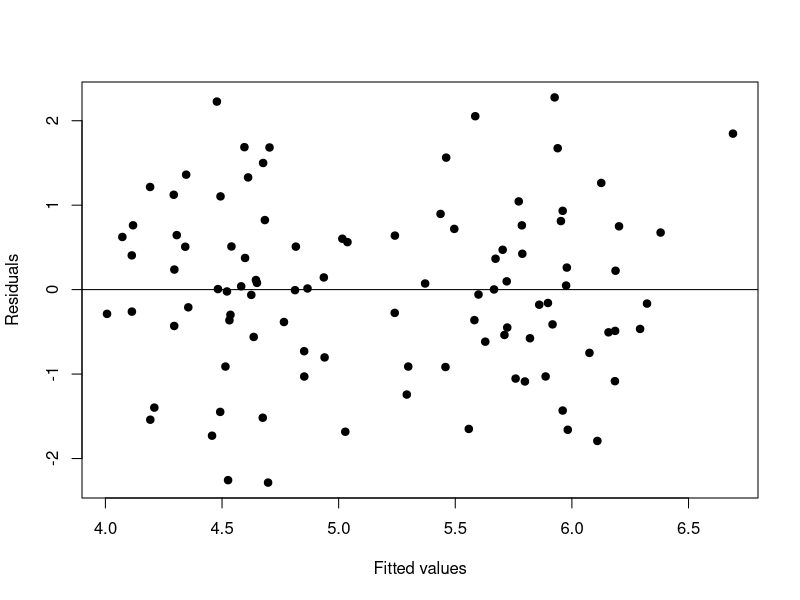
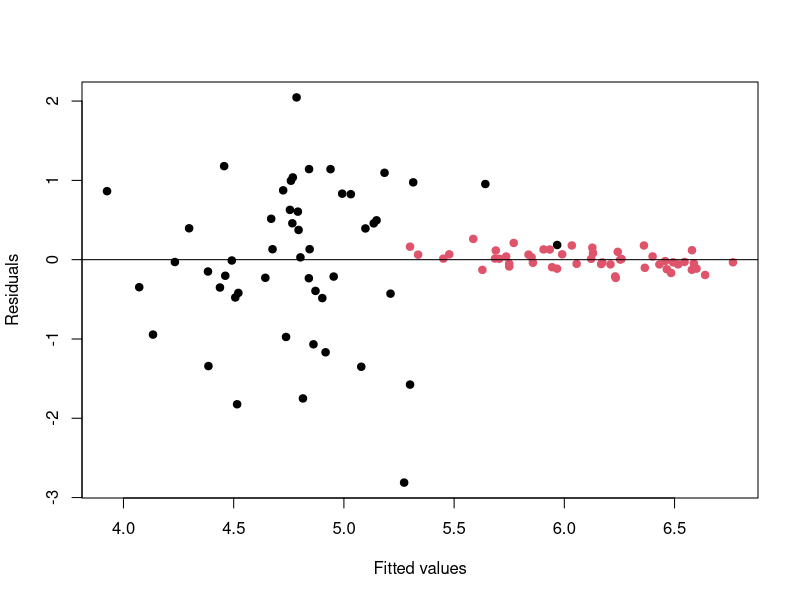
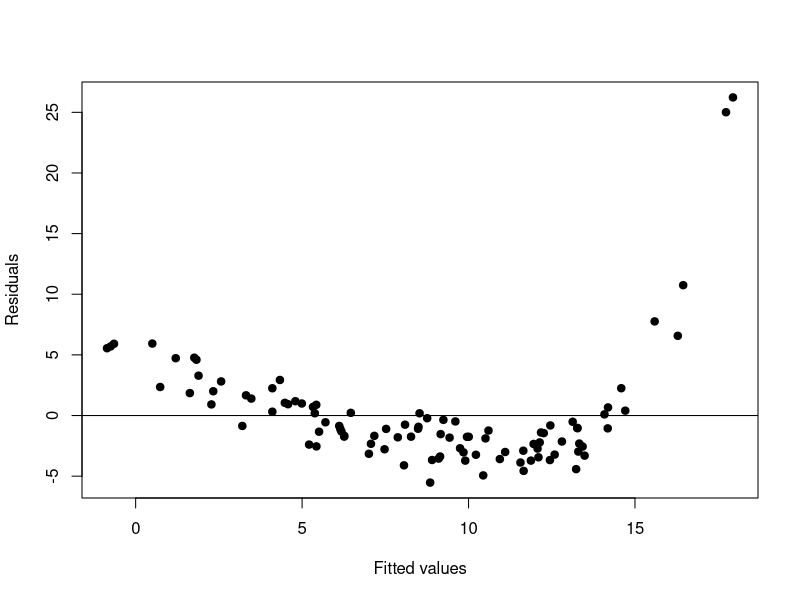
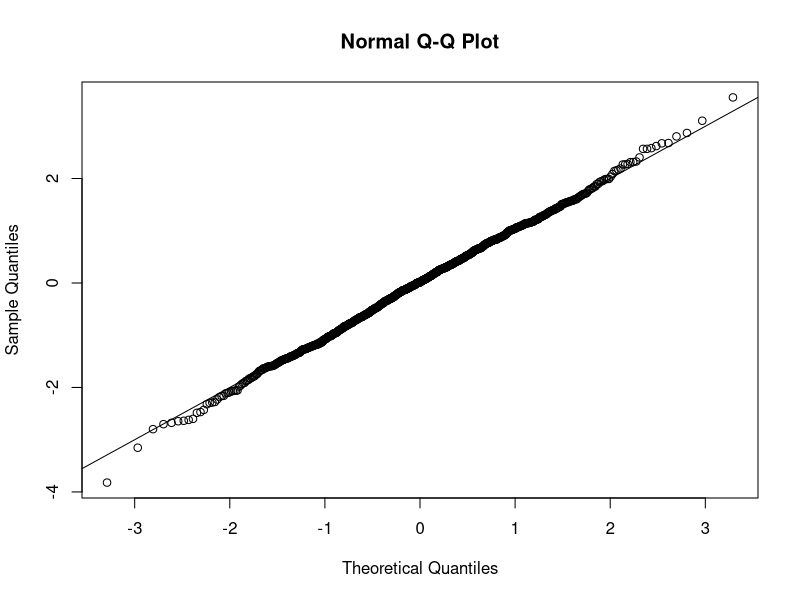
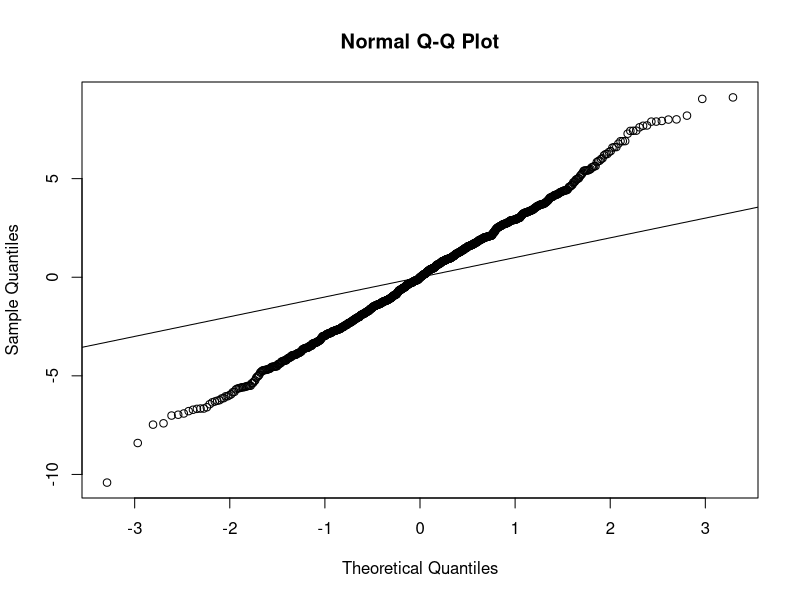
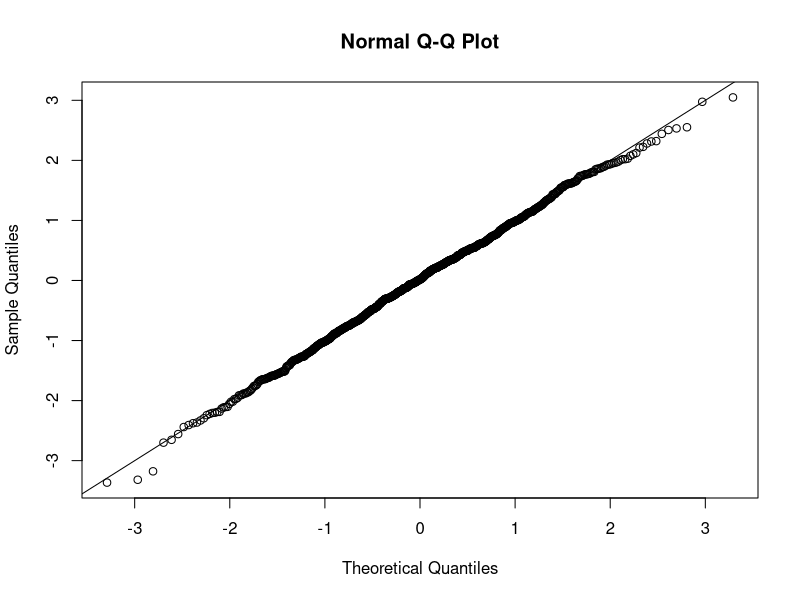
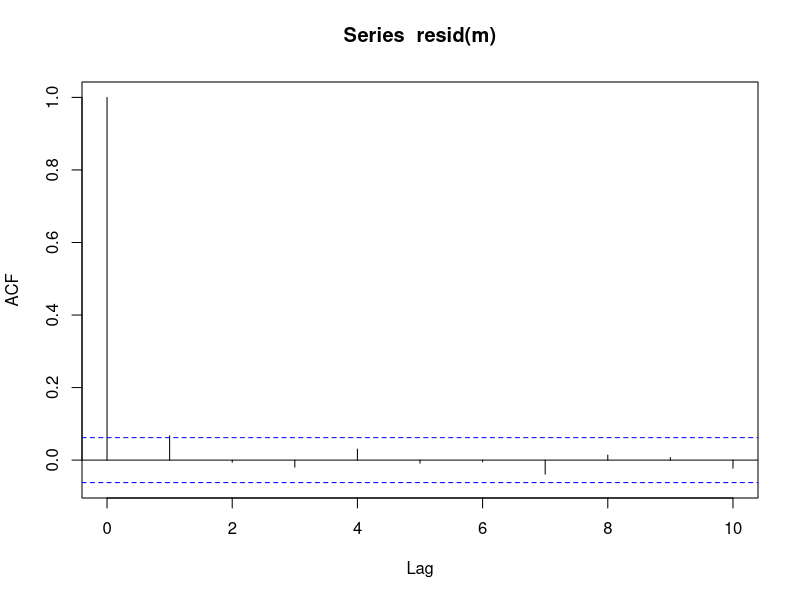

The R source for these figures, in order:
## ---- chunk 1
knitr::opts_chunk$set(echo = TRUE)
library(MASS)
def.chunk.hook  <- knitr::knit_hooks$get("chunk")
knitr::knit_hooks$set(chunk = function(x, options) {
  x <- def.chunk.hook(x, options)
  ifelse(options$size != "normalsize", paste0("\\", options$size,"\n\n", x, "\n\n \\normalsize"), x)
})
## ---- chunk 2
# Generate data
z = rnorm(1000)
x = 0.5*rnorm(1000) + 0.5*z # Z is a confounder for X
y = 0.3 + 2*x + z + rnorm(1000)
m = lm(y ~ x + z) # Fit linear regression model
summary(m)
confint(m)
## ---- chunk 3
# Generate data
z = rnorm(1000)
x = 0.5*rnorm(1000) + 0.5*z # Z is a confounder for X
y = 0.3 + 2*x + z + rnorm(1000)
m = lm(y ~ x) # Omitted Z
summary(m)
confint(m)
## ---- chunk 4
# Generate data
z = rnorm(1000)
x = rnorm(1000) # Z independent of X
y = 0.3 + 2*x + z + rnorm(1000)
m = lm(y ~ x) # Omitted Z
summary(m)
confint(m)
## ---- chunk 5
# Generate data
x1 = rnorm(100)
x2 = 2*x1 + 3
y = 2*x1 - x2 + rnorm(100)
# Fit linear regression model
m = lm(y ~ x1 + x2)
summary(m)
## ---- chunk 6
x1 = rnorm(100)
x2 = c(rep(1, 50), rep(2,50))
epsilon = rnorm(100) # constant error variance
y = 3 + 0.3*x1 + 1.5*x2 + epsilon
m = lm(y ~ x1 + x2)
plot(fitted(m), residuals(m), xlab = "Fitted values", ylab = "Residuals", pch=19)
abline(h=0)
## ---- chunk 7
x1 = rnorm(100)
x2 = c(rep(1, 50), rep(2,50))
epsilon = c(rnorm(50), rnorm(50, sd = 0.1)) # non-constant error variance
y = 3 + 0.3*x1 + 1.5*x2 + epsilon
m = lm(y ~ x1 + x2)
plot(fitted(m), residuals(m), xlab = "Fitted values", ylab = "Residuals", pch=19, col = x2)
abline(h=0)
## ---- chunk 8
# Generate data
x1 = rnorm(100)
x2 = c(rep(1, 50), rep(2,50))
epsilon = rnorm(100) 
y = 3 + exp(2*x1) + 1.5*x2 + epsilon
# Fit linear regression with misspeccified model
m = lm(y ~ x1)
plot(fitted(m), residuals(m), xlab = "Fitted values", ylab = "Residuals", pch=19)
abline(h=0)
## ---- chunk 9
x1 = rnorm(1000)
x2 = c(rep(1, 500), rep(2,500))
epsilon = rnorm(1000)
y = 3 + 0.3*x1 + 1.5*x2 + epsilon
m = lm(y ~ x1 + x2)
qqnorm(residuals(m)) # QQ-plot comparing residuals to N(0,1) distribution
abline(0,1)
## ---- chunk 10
x1 = rnorm(1000)
x2 = c(rep(1, 500), rep(2,500))
epsilon = rnorm(1000, sd = 3) # Still normal, but no longer with variance = 1
y = 3 + 0.3*x1 + 1.5*x2 + epsilon
m = lm(y ~ x1 + x2)
qqnorm(residuals(m)) # QQ-plot comparing residuals to N(0,1) distribution
abline(0,1)
## ---- chunk 11
x1 = rnorm(1000)
x2 = c(rep(1, 500), rep(2,500))
epsilon = rnorm(1000, sd = 3) # Still normal, but no longer with variance = 1
y = 3 + 0.3*x1 + 1.5*x2 + epsilon
m = lm(y ~ x1 + x2)
qqnorm(stdres(m)) # QQ-plot comparing *standardized* residuals to N(0,1) distribution
abline(0,1)
## ---- chunk 12
x1 = rnorm(1000)
x2 = c(rep(1, 500), rep(2,500))
epsilon = rnorm(1000)
y = 3 + 0.3*x1 + 1.5*x2 + epsilon
m = lm(y ~ x1 + x2)
acf(resid(m), lag.max=10) 
